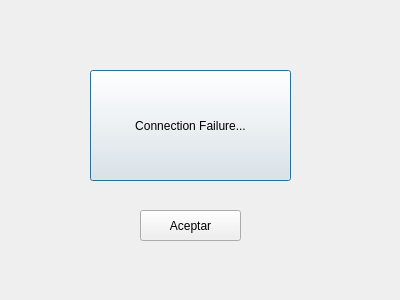
<?xml version="1.0" encoding="UTF-8"?>
<ui version="4.0">
 <class>DialogConnFailure</class>
 <widget class="QDialog" name="DialogConnFailure">
  <property name="geometry">
   <rect>
    <x>0</x>
    <y>0</y>
    <width>400</width>
    <height>300</height>
   </rect>
  </property>
  <property name="windowTitle">
   <string>Dialog</string>
  </property>
  <property name="windowIcon">
   <iconset>
    <activeon>:/icons/pix/oxygen/48x48/status/task-attention.png</activeon>
   </iconset>
  </property>
  <widget class="QPushButton" name="pushButton">
   <property name="geometry">
    <rect>
     <x>90</x>
     <y>70</y>
     <width>201</width>
     <height>111</height>
    </rect>
   </property>
   <property name="text">
    <string>Connection Failure...</string>
   </property>
   <property name="icon">
    <iconset>
     <activeon>:/icons/pix/oxygen/48x48/status/task-attention.png</activeon>
    </iconset>
   </property>
   <property name="iconSize">
    <size>
     <width>32</width>
     <height>32</height>
    </size>
   </property>
  </widget>
  <widget class="QPushButton" name="pushButton_2">
   <property name="geometry">
    <rect>
     <x>140</x>
     <y>210</y>
     <width>101</width>
     <height>31</height>
    </rect>
   </property>
   <property name="text">
    <string>Aceptar</string>
   </property>
   <property name="icon">
    <iconset>
     <activeon>:/icons/pix/oxygen/48x48/actions/mail-mark-notjunk.png</activeon>
    </iconset>
   </property>
   <property name="iconSize">
    <size>
     <width>22</width>
     <height>22</height>
    </size>
   </property>
  </widget>
 </widget>
 <resources/>
 <connections/>
</ui>
